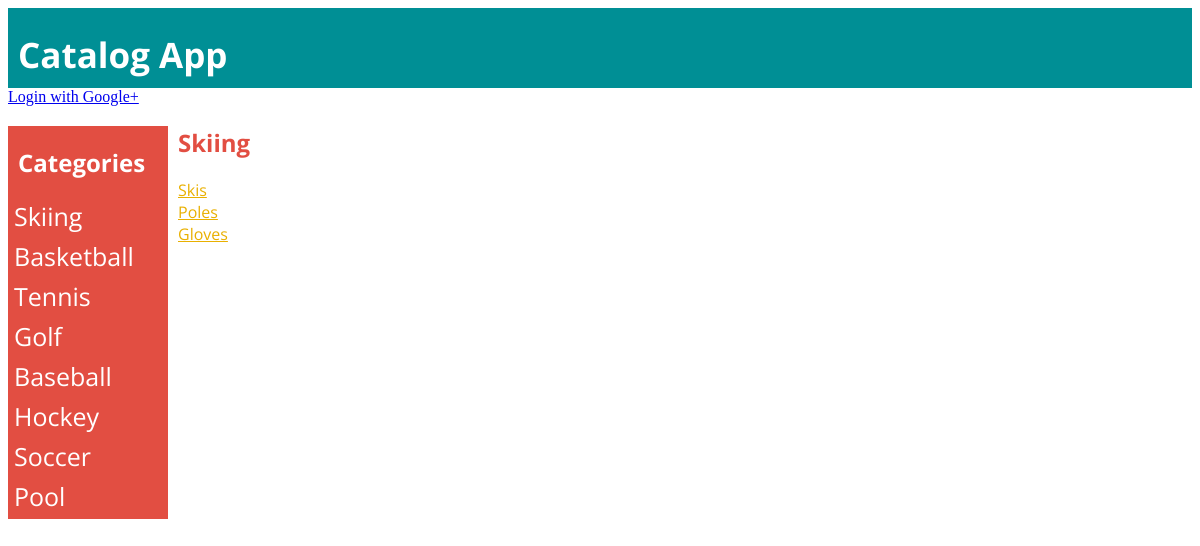
Screenshot of /categories/1/items/ with the database file from the repository.
### database_setup.py (models this page shows, shortened)
class Category(Base):
    __tablename__ = 'category'
    id = Column(Integer,primary_key=True)
    name = Column(String(250), nullable = False)

class Item(Base):
    __tablename__ = 'item'
    id = Column(Integer,primary_key=True)
    name = Column(String(250), nullable = False)
    description = Column(String(2000), nullable=False)
    user_id = Column(Integer, ForeignKey('user.id'))
    user = relationship(User)
    category_id = Column(Integer, ForeignKey('category.id'))
    category = relationship(Category)
    created_date = Column(DateTime, default=datetime.datetime.utcnow)

### catalog.py (the view)
@app.route('/categories/<int:category>/')
@app.route('/categories/<int:category>/items/')
def showItems(category):
    categories = session.query(Category).all()
    items = session.query(Item).filter_by(category_id=category).all()
    category = session.query(Category).filter_by(id=category).first()
    return render_template(
        "items.html",
        category=category,
        items=items,
        categories=categories,
        login_session=login_session)

### templates/items.html (shortened to what this page needs)
{% extends "layout.html" %}
{% block main %}
  <h2>{{category.name}}</h2>
  <div>
    {% for i in items %}
    <a href="{{url_for('showItem',item=i.id,category=category.id)}}">{{i.name}}</a><br>
    {% endfor %}
    <br><br>
  </div>
{% endblock %}

### templates/layout.html (shortened to what this page needs)
<!doctype html>
<html>
<head>
  <link rel="stylesheet" href="{{ url_for('static', filename='css/style.css') }}">
</head>
<body>
  <div class="topbar">
    <h1>Catalog App</h1>
  </div>
  {% if 'username' not in login_session: %}
  <a href="{{url_for('showLogin')}}" id="signin">
      Login with Google+
  </a>
  {% else: %}
  <a href="{{url_for('gdisconnect')}}" id="signout>">
      Logout
  </a>
  {% endif %}
  <div class="sidenav">
    <h2>Categories</h2>
    {% for j in categories %}
    <a href="{{url_for('showItems',category = j.id)}}">{{j.name}}</a>
    {% endfor %}
  </div>
  <div class="main">
  {% block main %}
  {% endblock %}
  </div>
</body>
</html>

### static/css/style.css (style rules this page uses)
.topbar { background-color: #008F95; overflow: hidden; color: white; height: 80px; padding-left: 10px; }
.topbar h1 { font-size: 35px; vertical-align: middle; font-family: 'Open Sans', sans-serif; }
.sidenav { width: 160px; position: fixed; z-index: 1; margin-top: 20px; background-color: #E24E42; overflow-x: hidden; padding-top: 0px; }
.sidenav a { padding: 0px 8px 6px 6px; text-decoration: none; font-size: 25px; color: white; display: block; font-family: 'Open Sans', sans-serif; }
.sidenav h2 { color: white; padding-left: 10px; padding-top: 0px; font-family: 'Open Sans', sans-serif; }
.main { margin-left: 160px; margin-top: 20px; padding: 0px 10px; color: #E9B000; font-family: 'Open Sans', sans-serif; }
.main h2 { color: #E24E42; }
.main a { color: #E9B000; }

### rows the page displays
Category: name "Skiing"
Category: name "Basketball"
Category: name "Tennis"
Category: name "Golf"
Category: name "Baseball"
Category: name "Hockey"
Category: name "Soccer"
Category: name "Pool"
Item: name "Skis"
Item: name "Poles"
Item: name "Gloves"
